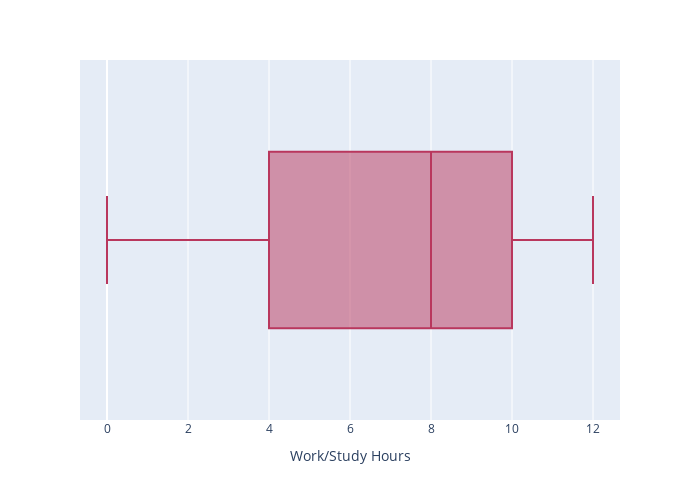

Write notebook code for a chart like this one.
### Code cell
fig = px.box(df, x="Work/Study Hours", color_discrete_sequence=[color])
fig.update_layout(width=700, height=500)
fig.show()

### Figure 1 — Plotly figure (JSON) as saved in the notebook; plotly's stock layout.template omitted (floating-point values rounded to 4 significant figures; data arrays with more than 128 entries replaced by an {"elided": "..."} marker saying what was removed)
{"data": [{"alignmentgroup": "True", "hovertemplate": "Work/Study Hours=%{x}<extra></extra>", "legendgroup": "", "marker": {"color": "#B9375D"}, "name": "", "notched": false, "offsetgroup": "", "orientation": "h", "showlegend": false, "type": "box", "x": {"elided": "27883 int values"}, "x0": " ", "xaxis": "x", "y0": " ", "yaxis": "y"}], "layout": {"boxmode": "group", "height": 500, "legend": {"tracegroupgap": 0}, "margin": {"t": 60}, "width": 700, "xaxis": {"anchor": "y", "domain": [0, 1], "title": {"text": "Work/Study Hours"}}, "yaxis": {"anchor": "x", "domain": [0, 1]}}}
